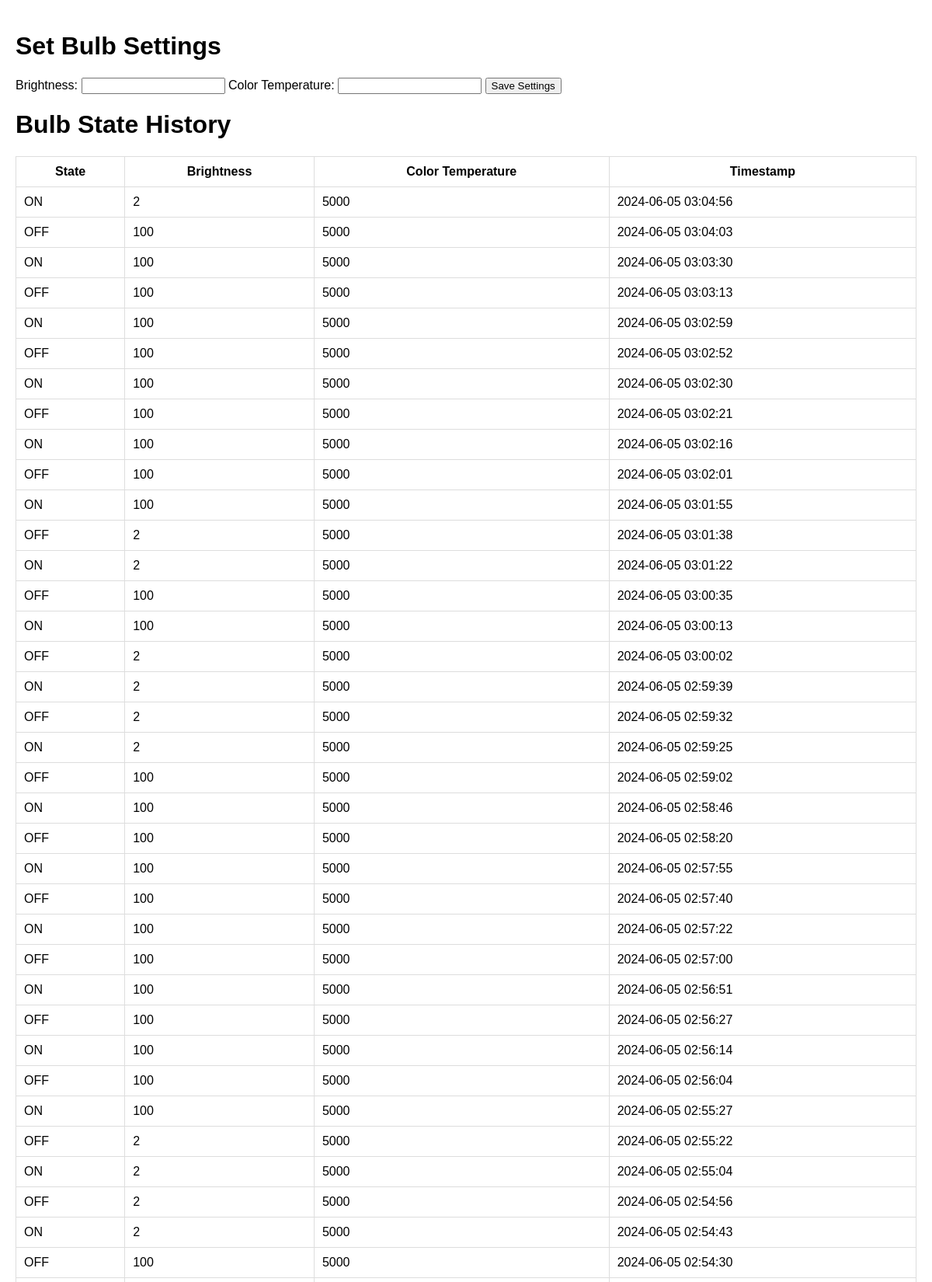
The page / (upper part) on the database its author committed.
### tables this page shows
CREATE TABLE bulb_state (
            id INTEGER PRIMARY KEY AUTOINCREMENT,
            state TEXT,
            brightness INTEGER,
            color_temp INTEGER,
            timestamp DATETIME DEFAULT CURRENT_TIMESTAMP
        );

### app.py (the view)
@app.route('/')
def index():
    states = get_bulb_states()
    return render_template('index.html', states=states)

### app.py (called while the page is built)
def get_bulb_states():
    conn = sqlite3.connect('bulb_state.db')
    c = conn.cursor()
    c.execute('SELECT state, brightness, color_temp, timestamp FROM bulb_state ORDER BY timestamp DESC')
    states = c.fetchall()
    conn.close()
    return states

### templates/index.html (shortened to what this page needs)
<!DOCTYPE html>
<html lang="en">
<head>
</head>
<body>
    <h1>Set Bulb Settings</h1>
    <form method="POST" action="/settings">
        <label for="brightness">Brightness:</label>
        <input type="number" id="brightness" name="brightness" required>
        <label for="color_temp">Color Temperature:</label>
        <input type="number" id="color_temp" name="color_temp" required>
        <button type="submit">Save Settings</button>
    </form>
    <h1>Bulb State History</h1>
    <table>
        <tr>
            <th>State</th>
            <th>Brightness</th>
            <th>Color Temperature</th>
            <th>Timestamp</th>
        </tr>
        {% for state, brightness, color_temp, timestamp in states %}
        <tr>
            <td>{{ state }}</td>
            <td>{{ brightness }}</td>
            <td>{{ color_temp }}</td>
            <td>{{ timestamp }}</td>
        </tr>
        {% endfor %}
    </table>
</body>
</html>

### templates/index.html (style rules this page uses)
body { font-family: Arial, sans-serif; margin: 0; padding: 20px; }
table { width: 100%; border-collapse: collapse; margin-top: 20px; }
th, td { padding: 10px; border: 1px solid #ddd; }

### rows shown on the page
bulb_state: state "ON", brightness "2", color_temp "5000", timestamp "2024-06-05 03:04:56"
bulb_state: state "OFF", brightness "100", color_temp "5000", timestamp "2024-06-05 03:04:03"
bulb_state: state "ON", brightness "100", color_temp "5000", timestamp "2024-06-05 03:03:30"
bulb_state: state "OFF", brightness "100", color_temp "5000", timestamp "2024-06-05 03:03:13"
bulb_state: state "ON", brightness "100", color_temp "5000", timestamp "2024-06-05 03:02:59"
bulb_state: state "OFF", brightness "100", color_temp "5000", timestamp "2024-06-05 03:02:52"
bulb_state: state "ON", brightness "100", color_temp "5000", timestamp "2024-06-05 03:02:30"
bulb_state: state "OFF", brightness "100", color_temp "5000", timestamp "2024-06-05 03:02:21"
bulb_state: state "ON", brightness "100", color_temp "5000", timestamp "2024-06-05 03:02:16"
bulb_state: state "OFF", brightness "100", color_temp "5000", timestamp "2024-06-05 03:02:01"
bulb_state: state "ON", brightness "100", color_temp "5000", timestamp "2024-06-05 03:01:55"
bulb_state: state "OFF", brightness "2", color_temp "5000", timestamp "2024-06-05 03:01:38"
bulb_state: state "ON", brightness "2", color_temp "5000", timestamp "2024-06-05 03:01:22"
bulb_state: state "OFF", brightness "100", color_temp "5000", timestamp "2024-06-05 03:00:35"
bulb_state: state "ON", brightness "100", color_temp "5000", timestamp "2024-06-05 03:00:13"
bulb_state: state "OFF", brightness "2", color_temp "5000", timestamp "2024-06-05 03:00:02"
bulb_state: state "ON", brightness "2", color_temp "5000", timestamp "2024-06-05 02:59:39"
bulb_state: state "OFF", brightness "2", color_temp "5000", timestamp "2024-06-05 02:59:32"
bulb_state: state "ON", brightness "2", color_temp "5000", timestamp "2024-06-05 02:59:25"
bulb_state: state "OFF", brightness "100", color_temp "5000", timestamp "2024-06-05 02:59:02"
bulb_state: state "ON", brightness "100", color_temp "5000", timestamp "2024-06-05 02:58:46"
bulb_state: state "OFF", brightness "100", color_temp "5000", timestamp "2024-06-05 02:58:20"
bulb_state: state "ON", brightness "100", color_temp "5000", timestamp "2024-06-05 02:57:55"
bulb_state: state "OFF", brightness "100", color_temp "5000", timestamp "2024-06-05 02:57:40"
bulb_state: state "ON", brightness "100", color_temp "5000", timestamp "2024-06-05 02:57:22"
bulb_state: state "OFF", brightness "100", color_temp "5000", timestamp "2024-06-05 02:57:00"
bulb_state: state "ON", brightness "100", color_temp "5000", timestamp "2024-06-05 02:56:51"
bulb_state: state "OFF", brightness "100", color_temp "5000", timestamp "2024-06-05 02:56:27"
bulb_state: state "ON", brightness "100", color_temp "5000", timestamp "2024-06-05 02:56:14"
bulb_state: state "OFF", brightness "100", color_temp "5000", timestamp "2024-06-05 02:56:04"
bulb_state: state "ON", brightness "100", color_temp "5000", timestamp "2024-06-05 02:55:27"
bulb_state: state "OFF", brightness "2", color_temp "5000", timestamp "2024-06-05 02:55:22"
bulb_state: state "ON", brightness "2", color_temp "5000", timestamp "2024-06-05 02:55:04"
bulb_state: state "OFF", brightness "2", color_temp "5000", timestamp "2024-06-05 02:54:56"
bulb_state: state "ON", brightness "2", color_temp "5000", timestamp "2024-06-05 02:54:43"
bulb_state: state "OFF", brightness "100", color_temp "5000", timestamp "2024-06-05 02:54:30"
